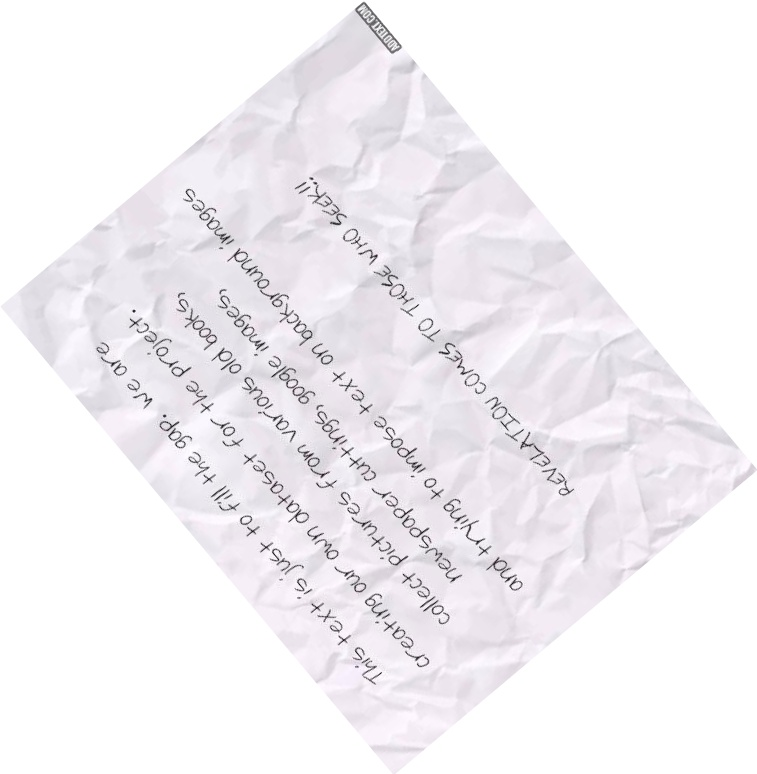
#> input picture image/aug/aug_228-shruthi_8.jpg, 757 x 774 px
$ python -i deskewing.py   (imports and definitions only)
#> lines starting #> are read from the running program, lines starting #| are printed output that depends on the picture; after the words box and inside, x2 and y2 are one past the last pixel; in counts of white or black regions, pixels touching at a corner belong together; long printed decimals are rounded
#> further down, picture is the input picture: shape (774, 757, 3); mean B, G, R 243.8, 240.3, 242.8
import cv2
import numpy as np

def process_image_r(img):
    img = np.asarray(img, dtype="float32")
    img = cv2.resize(img, (540, 420))
    # img = cv2.cvtColor(img, cv2.COLOR_BGR2GRAY)
    img = img/255.0
    img = np.reshape(img, (420, 540, 1))

    return img

def process_image(img):
    img = np.asarray(img, dtype="float32")
    img = cv2.resize(img, (540, 420))
    img = cv2.cvtColor(img, cv2.COLOR_BGR2GRAY)
    img = img/255.0
    img = np.reshape(img, (420, 540, 1))

    return img

def rotate_img(img):

    gray = cv2.cvtColor(img, cv2.COLOR_BGR2GRAY)
    gray = cv2.bitwise_not(gray)
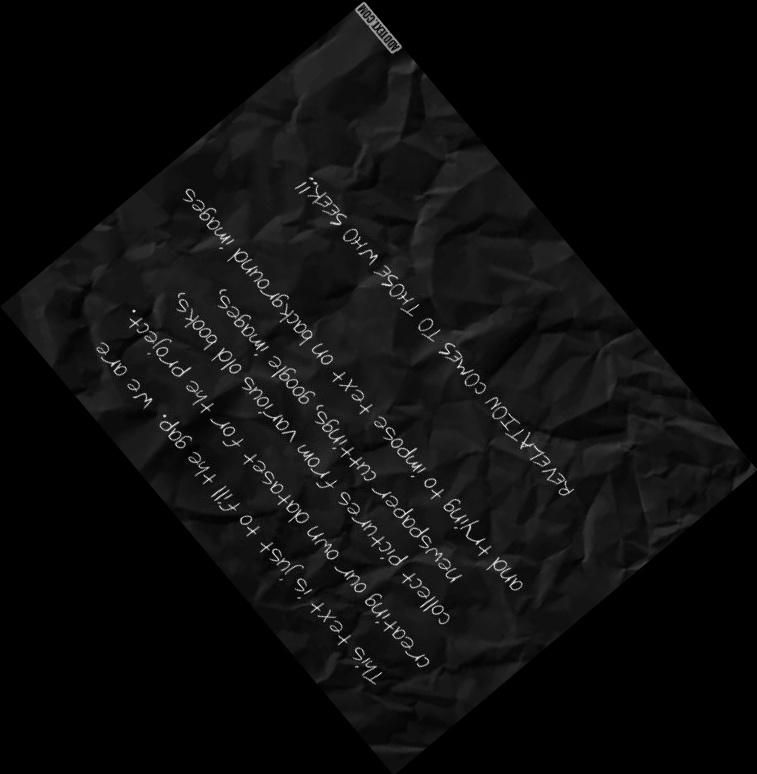
#> gray: shape (774, 757); min 0, max 249, mean 13.6

    thresh = cv2.threshold(gray, 0, 255, cv2.THRESH_BINARY | cv2.THRESH_OTSU)[1]
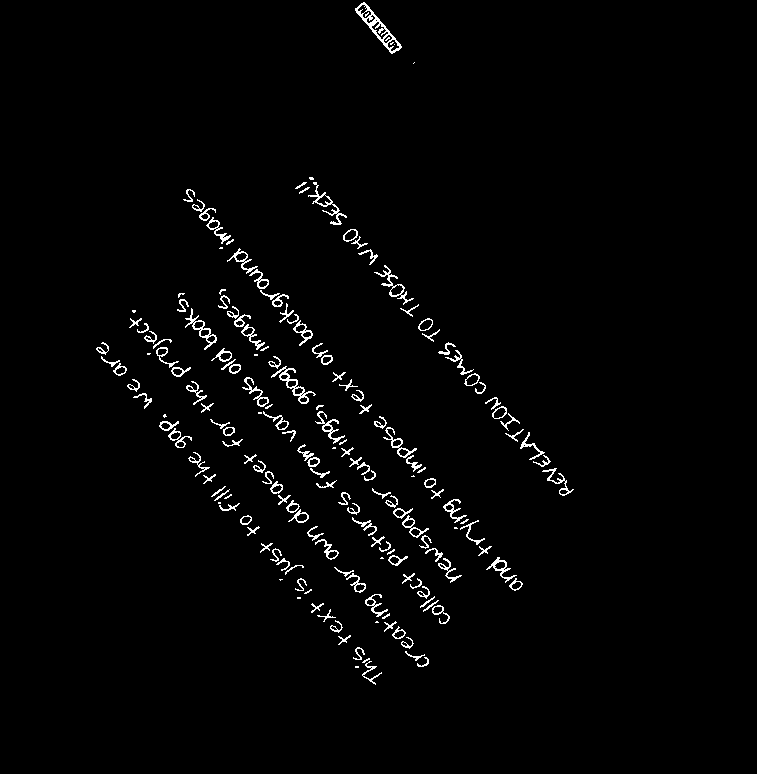
#> thresh: shape (774, 757); 1.9% white in thin lines or dots, all inside (x1, y1, x2, y2) = (96, 2, 574, 685)

    coords = np.column_stack(np.where(thresh > 0))
#> coords = 11423 pairs, first value 2 to 684, second value 96 to 573
    angle = cv2.minAreaRect(coords)[-1]
#> angle = -50.44
    print('angle:', angle)
#| angle: -50.440

    if angle < -45:
        angle = -(90 + angle)
#> angle = -39.56
    else:
        angle = -angle
    print('corrected:', angle)
#| corrected: -39.560
    (h, w) = img.shape[:2]
#> h = 774; w = 757
    center = (w // 2, h // 2)
#> center = (378, 387)
    M = cv2.getRotationMatrix2D(center, angle, 1.0)
#> M = [[0.771, -0.637, 333], [0.637, 0.771, -152.1]]
    rotated = cv2.warpAffine(img, M, (w, h), flags=cv2.INTER_CUBIC, borderMode=cv2.BORDER_REPLICATE)
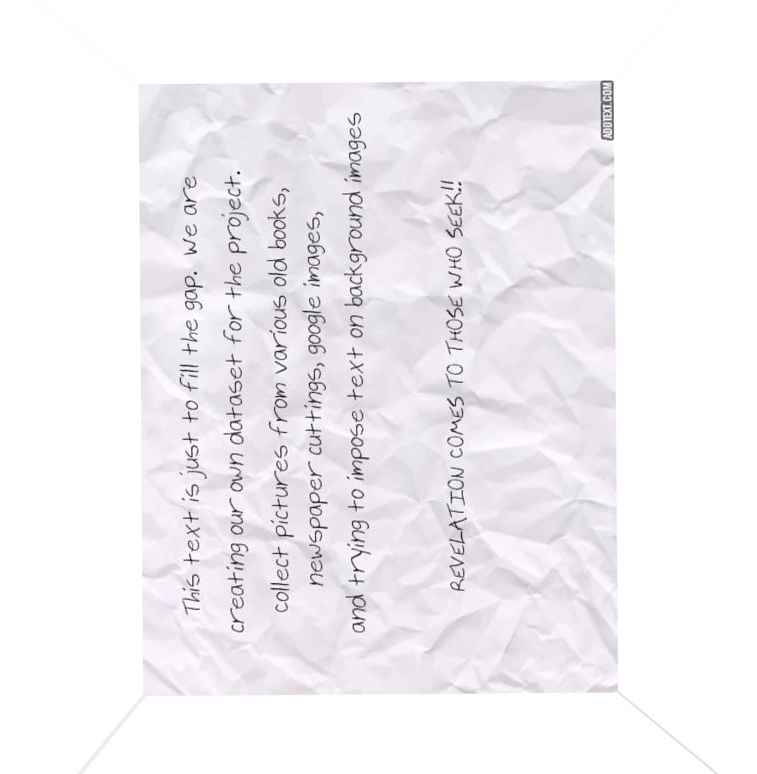
#> rotated: shape (774, 757, 3); mean B, G, R 243.8, 240.2, 242.8

    return rotated

>>> import cv2
>>> picture = cv2.imread('../image/aug/aug_228-shruthi_8.jpg')
>>> result = rotate_img(picture)

$ run again, on image/aug/aug_606-shakkthi_27.jpg
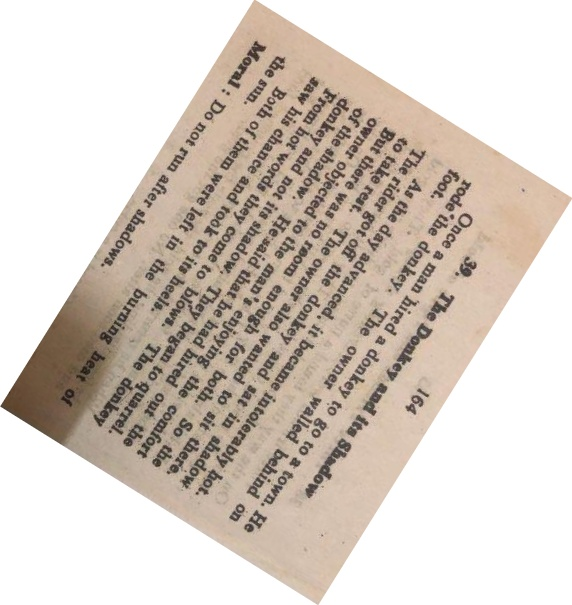
#> input picture image/aug/aug_606-shakkthi_27.jpg, 572 x 605 px
#> picture is the input picture: shape (605, 572, 3); mean B, G, R 196, 205, 214.8
#> in rotate_img, `thresh = cv2.threshold(gray, 0, 255, cv2.THRESH_BINARY | cv2.THRESH_OT..`:
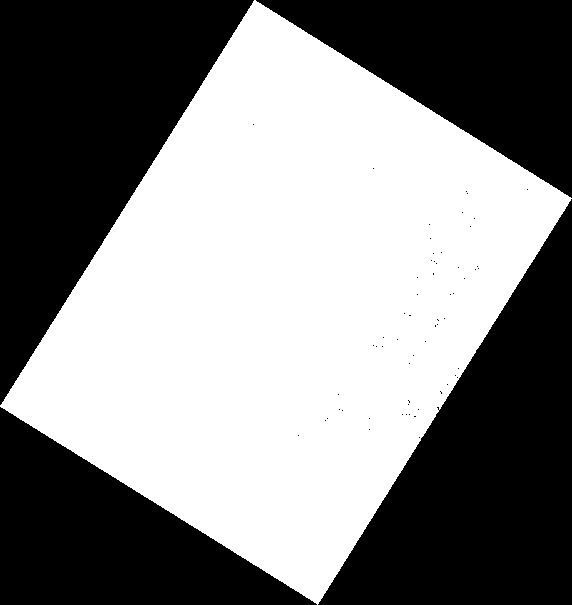
#> thresh: shape (605, 572); 51.9% white; 64 black regions (60 under 20 px), largest, box (x1, y1, x2, y2) and area: (0, 0, 254, 405) 51699, (318, 199, 572, 605) 51691, (0, 407, 317, 605) 31608, (256, 0, 572, 198) 31412
#> coords = 179581 pairs, first value 0 to 604, second value 0 to 571
#> in rotate_img, `angle = cv2.minAreaRect(coords)[-1]`: angle = -32.01
#| angle: -32.005
#> in rotate_img, `angle = -angle`: angle = 32.01
#| corrected: 32.005
#> M = [[0.848, 0.53, -116.6], [-0.53, 0.848, 197.5]]
#> in rotate_img, `rotated = cv2.warpAffine(img, M, (w, h), flags=cv2.INTER_CUBIC, border..`:
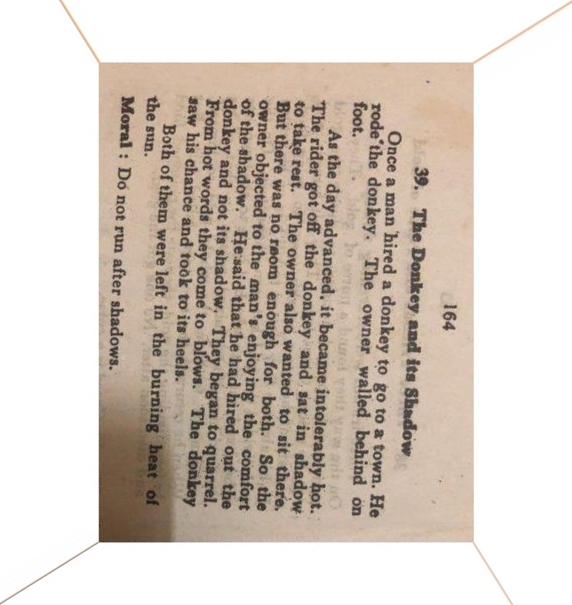
#> rotated: shape (605, 572, 3); mean B, G, R 195.7, 204.8, 214.7

$ run again, on image/aug/aug_935-shakkthi_16.jpg
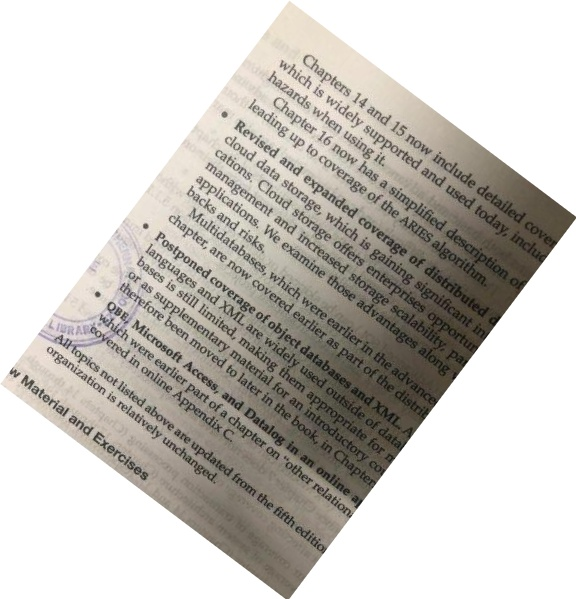
#> input picture image/aug/aug_935-shakkthi_16.jpg, 576 x 599 px
#> picture is the input picture: shape (599, 576, 3); mean B, G, R 192.9, 198.2, 201.6
#> in rotate_img, `thresh = cv2.threshold(gray, 0, 255, cv2.THRESH_BINARY | cv2.THRESH_OT..`:
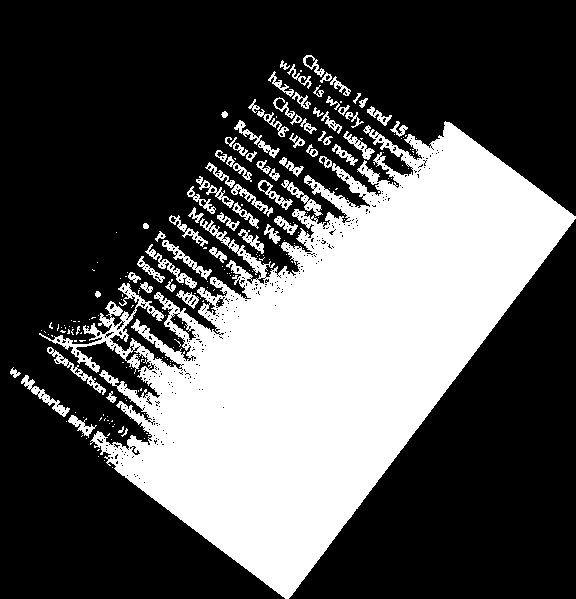
#> thresh: shape (599, 576); 33.6% white; 214 white regions (144 under 20 px), largest, box (x1, y1, x2, y2) and area: (39, 121, 576, 599) 106507, (21, 375, 70, 417) 413, (145, 244, 197, 289) 389
#> coords = 115908 pairs, first value 55 to 598, second value 10 to 575
#> in rotate_img, `angle = cv2.minAreaRect(coords)[-1]`: angle = -37.1
#| angle: -37.104
#> in rotate_img, `angle = -angle`: angle = 37.1
#| corrected: 37.104
#> M = [[0.798, 0.603, -122.1], [-0.603, 0.798, 234.3]]
#> in rotate_img, `rotated = cv2.warpAffine(img, M, (w, h), flags=cv2.INTER_CUBIC, border..`:
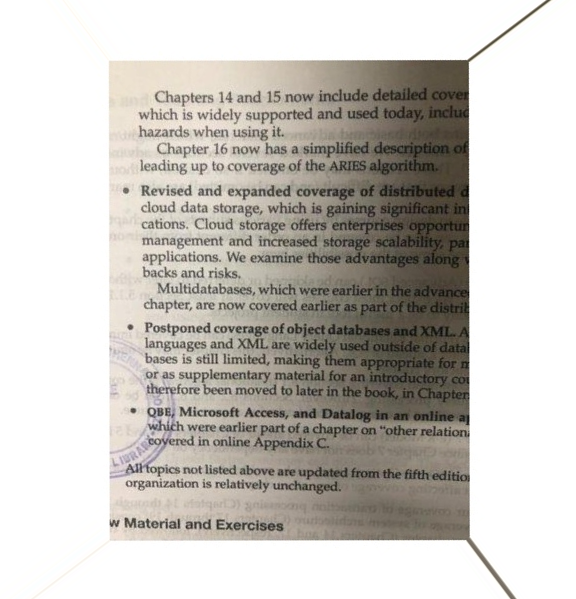
#> rotated: shape (599, 576, 3); mean B, G, R 192.5, 197.8, 201.2
